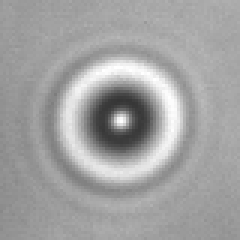
%> input picture MT UI/simulink/QI simulink/test00.tif, 80 x 80 px (shown 3 times larger); its folder holds only this picture in this run
$ octave IMread_all.m   (GNU Octave 9; MATLAB toolbox functions it lacks are replaced by stand-ins)
%> lines starting %> are read from the running program, lines starting %| are printed output that depends on the picture
### MT UI/simulink/QI simulink/cu_cenroid.m
function [cenX,cenY] = cu_cenroid(img_array,img_num)
% 本函数用于计算若干张图像数据的质心位置，图像有先后顺序但无逻辑顺序。
% 输入来的是N张图拼接起来的长图矩阵。
% 本函数是labview 并行计划的第一环
% 本函数必须假设图像矩阵是长宽一致的。

% 第一步，确定图像总矩阵大小
img_array = im2double(img_array);
 ROI_size = size(img_array,2);
 % 创建两个矩阵保存结果
 mass_array_x = zeros(ROI_size);
 mass_array_y = zeros(ROI_size);
 cenX = zeros(img_num,1);
 cenY = zeros(img_num,1);
 % 第二步，划分成若干图像
 for i = 1:img_num
     img = img_array(:,:,i);
     mass = sum(sum(img));


     for j = 1:ROI_size
         for k  = 1:ROI_size
             mass_array_x(j,k) = img(j,k)* k;
             mass_array_y(j,k) = img(j,k)* j;
         end
     end
     cenX(i) = sum(sum(mass_array_x))/mass;
     cenY(i) = sum(sum(mass_array_y))/mass;

end

### MT UI/simulink/QI simulink/cu_cenroid_modi.m
function [cenX,cenY] = cu_cenroid_modi(img_array,img_num)
% 本函数用于计算若干张图像数据的质心位置，图像有先后顺序但无逻辑顺序。
% 本函数对图心的寻找进行了改进，主要是消除背景噪声。
% 输入来的是N张图拼接起来的长图矩阵。
% 本函数是labview 并行计划的第一环
% 本函数必须假设图像矩阵是长宽一致的。

% 第一步，确定图像总矩阵大小，img_array 是一个三维矩阵，
img_array = im2double(img_array);
 ROI_size = size(img_array,2);
 % 创建两个矩阵保存结果
 mass_array_x = zeros(ROI_size);
 mass_array_y = zeros(ROI_size);
 cenX = zeros(img_num,1);
 cenY = zeros(img_num,1);
 % 第二步，划分成若干图像
 for i = 1:img_num
     img = img_array(:,:,i);
     img_bk = mean(mean(img));
     img_modi= abs(img-img_bk);
     mass = sum(sum(img_modi));
     % 质心坐标的计算规则实质上影响了后面所有的坐标系规则
     for j = 1:ROI_size
         for k  = 1:ROI_size
             mass_array_x(j,k) = img_modi(j,k)* k;
             mass_array_y(j,k) = img_modi(j,k)* j;
         end
     end
     cenX(i) = sum(sum(mass_array_x))/mass;
     cenY(i) = sum(sum(mass_array_y))/mass;

end

### MT UI/simulink/QI simulink/radial_profile.m
function [cenX,cenY] = radial_profile(img_array,xc,yc,r_step,theta_num_perQ)
% 本函数用于计算若干张图像数据的质心位置，图像有先后顺序但无逻辑顺序。
% 本函数对图心的寻找进行了改进，主要是消除背景噪声。
% 输入来的是N张图拼接起来的长图矩阵。
% 本函数是labview 并行计划的第一环
% 本函数必须假设图像矩阵是长宽一致的。

% 第一步，确定图像总矩阵大小，img_array 是一个三维矩阵，
% img_array = im2double(img_array);
 ROI_size = size(img_array,2);
 img_num = size(img_array,3);
 cenX = zeros(img_num,1);
 cenY = zeros(img_num,1);
%% 第二步，按参数生成QI的采样极坐标，并生成极坐标矩阵
 % 此处令r_max 等于距离边界最小的, 然而并不能这样做，会导致校准的时候LUT 不整齐
 r_max = floor(ROI_size/2)-3;
%  r_max = 10;
 r = 0:r_step:r_max;
 r_size = size(r,2);

 theta_step = pi/2/theta_num_perQ;
 theta = 0:theta_step:2*pi;
 theta_size = size(theta,2);

 r_matrix = zeros(theta_size,r_size);
 theta_matrix = zeros(r_size,theta_size);

 for i = 1:theta_size
     r_matrix(i,:) = r;
 end

  for i = 1:r_size
     theta_matrix(i,:) = theta;
 end
 theta_matrix = theta_matrix';

%% 第三步，矩阵极坐标化
radial_result = QI_polar_1(xc,yc,r_size,theta_size,r_matrix,theta_matrix,img_array,img_num);

% [13 lines of commented-out code are left out]
for k = 1:img_num
radial_sum = radial_result(:,:,k);
% 将计算结果按四个象限平均。
 radialProfile1 = mean(radial_sum(1:theta_num_perQ,:));
 radialProfile2 = mean(radial_sum((theta_num_perQ+1):2*theta_num_perQ,:));
 radialProfile3 = mean(radial_sum((2*theta_num_perQ+1):3*theta_num_perQ,:));
 radialProfile4 = mean(radial_sum((3*theta_num_perQ+1):4*theta_num_perQ,:));
 radialProfile1 = rdp_power(r,radialProfile1);


 % 分别计算X Y 方向的相关曲线，及其下标
 radial_left = radialProfile2+radialProfile3;
 radial_right = radialProfile1+radialProfile4;
 radial_x = [flip(radial_left(2:end),2),radial_right];
 radial_fx = flip(radial_x,2);
 corr_X = xcorr(radial_x,radial_fx);

 radial_up = radialProfile1+radialProfile2;
 radial_down = radialProfile3+radialProfile4;
 radial_y = [flip(radial_up(2:end),2),radial_down];
 radial_fy = flip(radial_y,2);
 corr_Y = xcorr(radial_y,radial_fy);
 % 下标换算
 size_radial = size(radial_x,2);
 r_index = -(size_radial-1):(size_radial-1);
 % 寻找相关曲线最高点，拟合计算偏移量
 peak_x = find(corr_X==max(corr_X));
 x_fitX = r_index((peak_x-3):(peak_x+3));
 y_fitX =corr_X((peak_x-3):(peak_x+3));
 px = polyfit(x_fitX,y_fitX,2);
 x_shift = -px(2)/(2*px(1))*2/pi;
 %
 cenX = xc+x_shift;

 peak_y = find(corr_Y==max(corr_Y));
 x_fitY = r_index((peak_y-3):(peak_y+3));
 y_fitY =corr_Y((peak_y-3):(peak_y+3));
 py = polyfit(x_fitY,y_fitY,2);
 y_shift = -py(2)/(2*py(1))*2/pi;
 % 下面是减号，因为matlab 和labview 的坐标原点不一样, 用到labview 上一定要记得改啊！！！
 cenY = yc-y_shift;
end
end

### MT UI/simulink/QI simulink/QI_polar_1.m
function [radial_result] = QI_polar_1(xc,yc,r_size,theta_size,r_matrix,theta_matrix,img_array,img_num)
%QI极坐标化部分的并行
radial_result = zeros(theta_size,r_size,img_num);
for k = 1:img_num
    for i = 1:theta_size
        for j = 1:r_size
            x = xc+r_matrix(i,j)*cos(theta_matrix(i,j));
            y = yc+r_matrix(i,j)*sin(theta_matrix(i,j));
            x1=floor(x);
            y1=floor(y);
            x2=x1+1;
            y2=y1+1;
            radial_result(i,j,k) = img_array(x1,y1,k)*(x2-x)*(y2-y)+img_array(x1,y2,k)*(x2-x)*(y-y1)...
                +img_array(x2,y1,k)*(x-x1)*(y2-y)+img_array(x2,y2,k)*(x-x1)*(y-y1);
        end
    end
end

end

### MT UI/simulink/QI simulink/IMread_all.m
File=dir('E:\analysis code\simulink\QI simulink\*.tif'); %读取该路径下的全部bmp图片
img_num = length(File);%获取图像总数量
n=0;
cenX = zeros(img_num,1);
cenY = zeros(img_num,1);
cenX3 = zeros(10,1);
cenY3 = zeros(10,1);
if img_num > 0 %有满足条件的图像
        for j = 1:img_num %逐一读取图像
            image_name = File(j).name;% 图像名
            image =  imread(strcat('E:\analysis code\simulink\QI simulink\',image_name));%读入一张图像
%> image is the input picture: size 80x80 uint8; min 53, max 255, mean 161.8
            [cenX,cenY] = cu_cenroid(image,1);
%> the loop in cu_cenroid, `for i = 1:img_num` made 1 pass
%> mass on pass 1: 4062
%> after the loop in cu_cenroid, `for i = 1:img_num`:
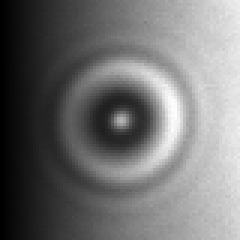
%> mass_array_x: size 80x80 double (shown 3 times larger); min 0.533, max 57.84, mean 26.2; drawn with min black and max white
%> after the loop in cu_cenroid, `for i = 1:img_num`:
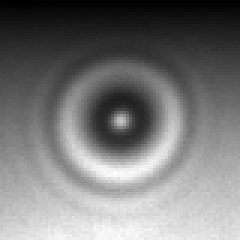
%> mass_array_y: size 80x80 double (shown 3 times larger); min 0.596, max 53.22, mean 25.4; drawn with min black and max white
%> cenX = 41.22; cenY = 40.02
            imshow(image);
            hold on
            plot(cenX,cenY,'Marker','.','MarkerSize',8);
            % 用改进的算法再测试一次
            [cenX2,cenY2] = cu_cenroid_modi(image,1);
%> the loop in cu_cenroid_modi, `for i = 1:img_num` made 1 pass
%> (img_bk, mass) on pass 1: (0.635, 459.5)
%> pass 1, in cu_cenroid_modi, `img_modi= abs(img-img_bk);`:
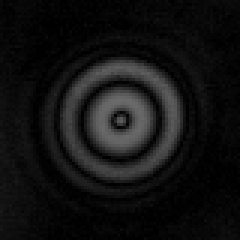
%> img_modi: size 80x80 double (shown 3 times larger); min 0.000605, max 0.427, mean 0.0718
%> after the loop in cu_cenroid_modi, `for i = 1:img_num`:
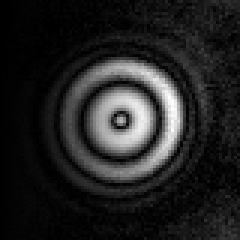
%> mass_array_x: size 80x80 double (shown 3 times larger); min 0.00303, max 20.82, mean 2.8; drawn with min black and max white
%> after the loop in cu_cenroid_modi, `for i = 1:img_num`:
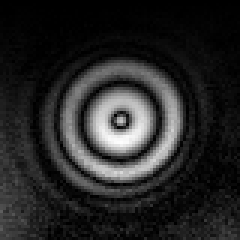
%> mass_array_y: size 80x80 double (shown 3 times larger); min 0.000605, max 19.36, mean 2.92; drawn with min black and max white
%> cenX2 = 39.5; cenY2 = 40.67
            plot(cenX2,cenY2,'Marker','.','MarkerSize',8);
            % 接下来用QI算法开始计算真正的中心
            % 首先根据参数计算好极坐标的值
            xc = cenX2;
%> xc = 39.5
            yc = cenY2;
%> yc = 40.67
            tic
            for i =1:100
            [cenX3,cenY3] = radial_profile(image,xc,yc,0.4,8);
%             plot(cenX3(i),cenY3(i),'Marker','.','MarkerSize',8);
%> (the run ends here)
